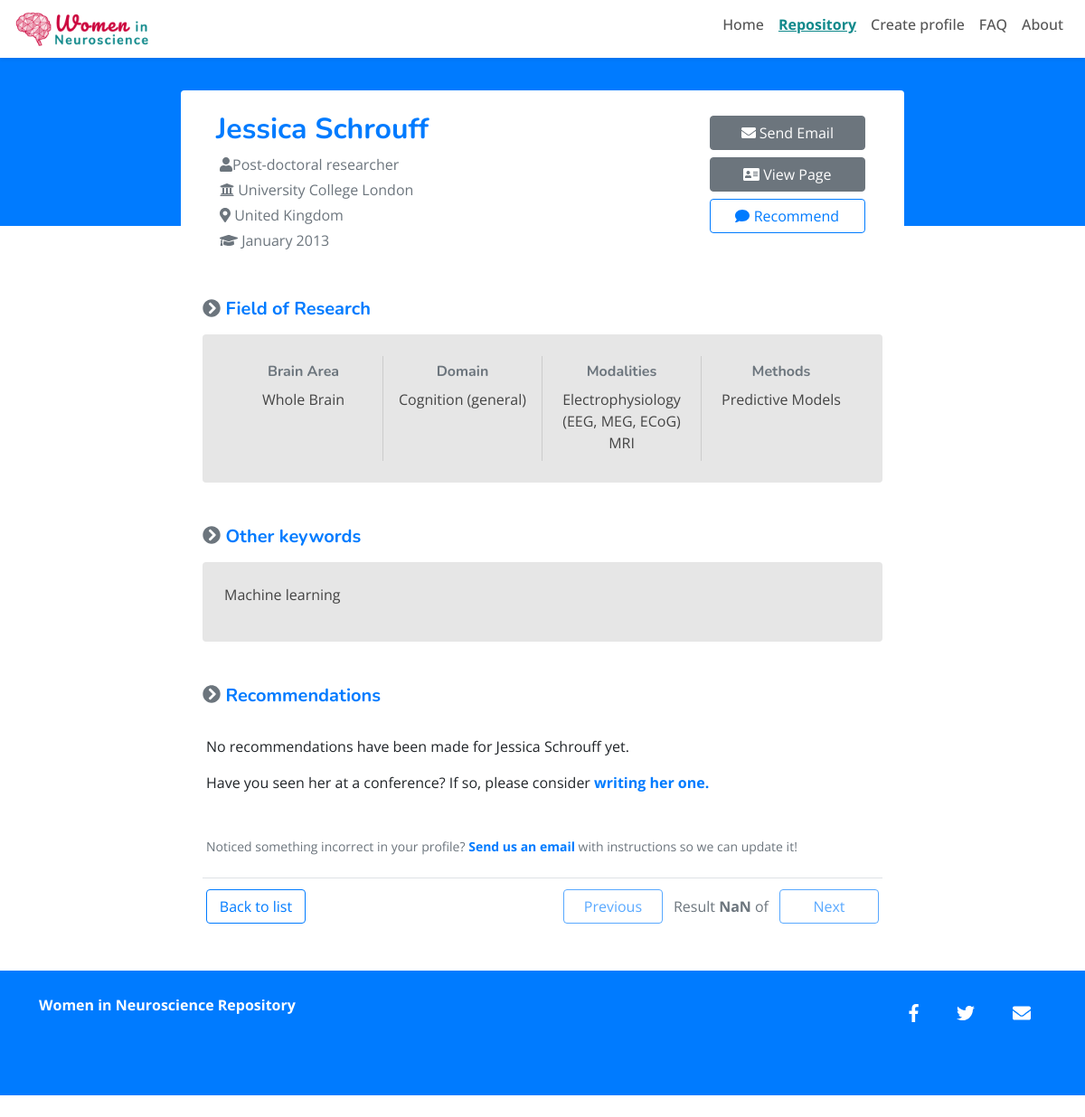
The page /list/10037/ on the database as committed earlier.
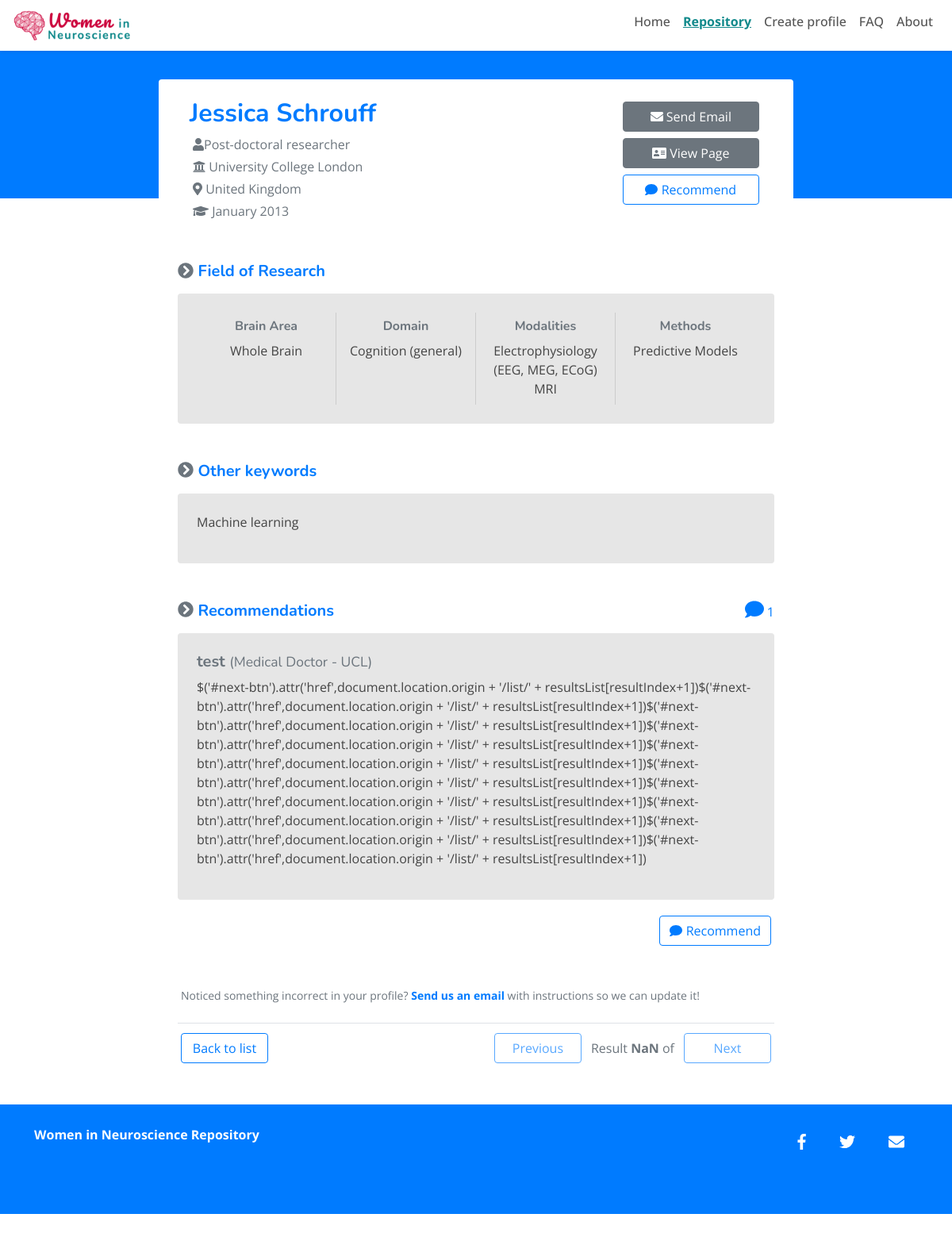
The same page on the database as committed later.
### profiles/models.py (models this page shows, shortened)
class Profile(models.Model):
    PHD = 'PhD student'
    MDR = 'Medical Doctor'
    PDR = 'Post-doctoral researcher'
    SRE = 'Senior researcher/ scientist'
    LEC = 'Lecturer'
    ATP = 'Assistant Professor'
    ACP = 'Associate Professor'
    PRF = 'Professor'
    DIR = 'Group leader/ Director/ Head of Department'
    POSITION_CHOICES = (
        (PHD, 'PhD student'),
        (MDR, 'Medical Doctor'),
        (PDR, 'Post-doctoral researcher'),
        (SRE, 'Senior researcher/ scientist'),
        (LEC, 'Lecturer'),
        (ATP, 'Assistant Professor'),
        (ACP, 'Associate Professor'),
        (PRF, 'Professor'),
        (DIR, 'Group leader/ Director/ Head of Department')
    )
    MONTHS_CHOICES = (
        ('01', 'January'),
        ('02', 'February'),
        ('03', 'March'),
        ('04', 'April'),
        ('05', 'May'),
        ('06', 'June'),
        ('07', 'July'),
        ('08', 'August'),
        ('09', 'September'),
        ('10', 'October'),
        ('11', 'November'),
        ('12', 'December')
    )
    STRUCTURE_CHOICES = (
        ('N', 'Neuron'),
        ('L', 'Layer'),
        ('C', 'Column'),
        ('R', 'Region'),
        ('W', 'Whole Brain')
    )
    MODALITIES_CHOICES = (
        ('EP', 'Electrophysiology (EEG, MEG, ECoG)'),
        ('MR', 'MRI'),
        ('PE', 'PET'),
        ('DT', 'DTI'),
        ('BH', 'Behavioural'),
        ('ET', 'Eye Tracking'),
        ('BS', 'Brain Stimulation'),
        ('GT', 'Genetics'),
        ('FN', 'fNIRS')
    )
    METHODS_CHOICES = (
        ('UV', 'Univariate'),
        ('MV', 'Multivariate'),
        ('PM', 'Predictive Models'),
        ('DC', 'DCM'),
        ('CT', 'Connectivity'),
        ('CM', 'Computational Modeling')
    )
    DOMAIN_CHOICES = (
        ('CG', 'Cognition (general)'),
        ('SL', 'Sleep'),
        ('CN', 'Consciousness'),
        ('MM', 'Memory'),
        ('SS', 'Sensory'),
        ('LG', 'Language'),
        ('EM', 'Emotion'),
        ('PN', 'Pain'),
        ('LE', 'Learning'),
        ('DV', 'Developmental'),
        ('CL', 'Clinical (general)'),
        ('DM', 'Dementia'),
        ('PK', 'Parkinson'),
        ('PS', 'Psychiatry'),
        ('AD', 'Addiction'),
        ('ON', 'Oncology'),
        ('DD', 'Degenerative diseases'),
    )
    name = models.CharField(max_length=100, blank=False)
    email = models.EmailField(blank=True)
    webpage = models.URLField(blank=True)
    institution = models.CharField(max_length=100, blank=False)
    country = models.ForeignKey(Country, on_delete=models.CASCADE)
    position = models.CharField(max_length=50, choices=POSITION_CHOICES, blank=True)
    grad_month = models.CharField(max_length=2, choices=MONTHS_CHOICES, blank=True)
    grad_year = models.CharField(max_length=4, blank=True)
    brain_structure = MultiSelectField(choices=STRUCTURE_CHOICES, blank=True)
    modalities = MultiSelectField(choices=MODALITIES_CHOICES, blank=True)
    methods = MultiSelectField(choices=METHODS_CHOICES, blank=True)
    domains = MultiSelectField(choices=DOMAIN_CHOICES, blank=True)
    keywords = models.CharField(max_length=250, blank=True)
    publish_date = models.DateTimeField(default=timezone.now)
    last_updated = models.DateTimeField(auto_now=True)
    def brain_structure_labels(self):
        return [dict(self.STRUCTURE_CHOICES).get(item, item) for item in self.brain_structure]
    def modalities_labels(self):
        return [dict(self.MODALITIES_CHOICES).get(item, item) for item in self.modalities]
    def methods_labels(self):
        return [dict(self.METHODS_CHOICES).get(item, item) for item in self.methods]
    def domains_labels(self):
        return [dict(self.DOMAIN_CHOICES).get(item, item) for item in self.domains]
    def grad_month_labels(self):
        return dict(self.MONTHS_CHOICES).get(self.grad_month)

class Country(models.Model):
    code = models.CharField(max_length=3, blank=False, unique=True)
    name = models.CharField(max_length=60, blank=False)
    is_under_represented = models.BooleanField(default=False)
    class Meta:
        verbose_name_plural = "countries"
    def __str__(self):
        return self.name

class Recommendation(models.Model):
    PHD = 'PhD student'
    MDR = 'Medical Doctor'
    PDR = 'Post-doctoral researcher'
    SRE = 'Senior researcher/ scientist'
    LEC = 'Lecturer'
    ATP = 'Assistant Professor'
    ACP = 'Associate Professor'
    PRF = 'Professor'
    DIR = 'Group leader/ Director/ Head of Department'
    POSITION_CHOICES = (
        (PHD, 'PhD student'),
        (MDR, 'Medical Doctor'),
        (PDR, 'Post-doctoral researcher'),
        (SRE, 'Senior researcher/ scientist'),
        (LEC, 'Lecturer'),
        (ATP, 'Assistant Professor'),
        (ACP, 'Associate Professor'),
        (PRF, 'Professor'),
        (DIR, 'Group leader/ Director/ Head of Department')
    )
    profile = models.ForeignKey(Profile, on_delete=models.CASCADE)
    reviewer_name = models.CharField(max_length=100, blank=False)
    reviewer_email = models.EmailField(blank=False)
    reviewer_position = models.CharField(max_length=50, choices=POSITION_CHOICES, blank=True)
    reviewer_institution = models.CharField(max_length=100, blank=False)
    seen_at_conf = models.BooleanField()
    comment = models.TextField(blank=False)
    publish_date = models.DateTimeField(auto_now_add=True)
    last_updated = models.DateTimeField(auto_now=True)

### profiles/views.py (the view)
# urls.py: path('list/<int:pk>/', views.ProfileDetail.as_view(), name='detail'),
class ProfileDetail(generic.DetailView):
    model = Profile

### profiles/templates/profiles/profile_detail.html (shortened to what this page needs)
{% extends "base.html" %}
{% load bootstrap4 %}
{% load static %}
 {% block css %}
	{{ block.super }}
	<link rel="stylesheet" type="text/css" href="{% static 'profiles/css/style.css' %}" />
{% endblock css %}
{% block nav-repository-classes %}active{% endblock nav-repository-classes %}
{% block content %}
<div class="container-fluid">
	<div class="row no-gutters">
		<div class="col-xs-6 col-sm-8 col-md-9 text-muted details-grey">
			<h2 class="text-primary font-weight-bold">{{ profile.name }}</h2>
			<p class="m-1"><span class="float-left"><i class="fas fa-user"></i></span> {{ profile.position }}</p>
			<p class="m-1"><i class="fas fa-university"></i> {{ profile.institution }}</p>
			<p class="m-1"><i class="fas fa-map-marker-alt"></i> {{ profile.country }}</p>
			{% if profile.grad_year %}<p class="m-1"><i class="fas fa-graduation-cap"></i> {{ profile.grad_month_labels }} {{ profile.grad_year }}</p>{% endif %}
		</div>
		<div class="col-xs-6 col-sm-4 col-md-3">
			<div class="d-flex flex-column">
				<a class="btn pill-btn text-white btn-secondary m-1{% if profile.email == "" %} disabled{% endif %}" href="mailto:{{ profile.email }}">
					<i class="fas fa-envelope"></i> Send Email</a>
				<a class="btn pill-btn text-white btn-secondary m-1{% if profile.webpage == "" %} disabled{% endif %}" href="{{ profile.webpage }}" target="_blank">
					<i class="fas fa-address-card"></i> View Page</a>
				<a class="btn pill-btn btn-outline-primary m-1" href="{% url 'profiles:recommend' profile.id %}">
					<i class="fas fa-comment"></i> Recommend</a>
			</div>
		</div>
	</div>
</div>
<div id="field-of-research">
	<h5 class="text-primary font-weight-bold mt-5">
		<span class="text-secondary"><i class="fas fa-chevron-circle-right"></i></span>
		Field of Research
	</h5>
	<div id="field-of-research-list" class="w-100 p-4 mt-3 d-flex flex-row grey-bg rounded">
		<div class="w-25 p-2 text-center">
			<h6 class="text-secondary font-weight-bold">Brain Area</h6>
			<ul class="list-group list-group-flush">
				{% for structure in profile.brain_structure_labels %}
				<li class="list-group-item grey-bg" style="border: none; padding: 0;">{{ structure }} </li>
				{% endfor %}
			</ul>
		</div>
		<div class="w-25 p-2 text-center">
			<h6 class="text-secondary font-weight-bold">Domain</h6>
			<ul class="list-group list-group-flush">
				{% for domain in profile.domains_labels %}
				<li class="list-group-item grey-bg" style="border: none; padding: 0;">{{ domain }} </li>
				{% endfor %}
			</ul>
		</div>
		<div class="w-25 p-2 text-center">
			<h6 class="text-secondary font-weight-bold">Modalities</h6>
			<ul class="list-group list-group-flush">
				{% for modality in profile.modalities_labels %}
				<li class="list-group-item grey-bg" style="border: none; padding: 0;">{{ modality }} </li>
				{% endfor %}
			</ul>
		</div>
		<div class="w-25 p-2 text-center">
			<h6 class="text-secondary font-weight-bold">Methods</h6>
			<ul class="list-group list-group-flush">
				{% for method in profile.methods_labels %}
				<li class="list-group-item grey-bg" style="border: none; padding: 0;">{{ method }} </li>
				{% endfor %}
			</ul>
		</div>
	</div>
</div>
{% if profile.keywords %}
<div id="keywords">
	<h5 class="text-primary font-weight-bold mt-5">
		<span class="text-secondary"><i class="fas fa-chevron-circle-right"></i></span>
		Other keywords
	</h5>
	<div class="grey-bg p-4 mt-3 rounded">
		<p>{{ profile.keywords }}</p>
	</div>
</div>
{% endif %}
<div id="recommendations">
	<h5 class="text-primary font-weight-bold mt-5">
		<span class="text-secondary"><i class="fas fa-chevron-circle-right"></i></span>
			Recommendations
	</h5>
	{% if profile.recommendation_set.all %}
	<span class="text-primary float-right" style="margin-top:-34px;"><i class="fas fa-comment num-rec"></i> {{ profile.recommendation_set.all|length }}</span>
		<ul id="profile-quotes" class="list-unstyled">
		{% for recommendation in profile.recommendation_set.all %}
			<li class="quote grey-bg p-4 mt-3 rounded">
				<h5 class="quote-reviewer text-secondary font-weight-bold">{{ recommendation.reviewer_name }}
				<small class="text-secondary">({{ recommendation.reviewer_position }} - {{ recommendation.reviewer_institution }})</small>
				</h5>
				<blockquote><p>{{ recommendation.comment }}</p></blockquote>
			</li>
		{% endfor %}
		</ul>
		<div class="d-flex justify-content-end"><a class="btn pill-btn btn-outline-primary m-1" href="{% url 'profiles:recommend' profile.id %}">
			<i class="fas fa-comment"></i> Recommend</a>
		</div>
	{% else %}
		<div class="m-1 pt-4">
		<p>No recommendations have been made for {{ profile.name }} yet.</p>
		<p>Have you seen her at a conference? If so, please consider
			<b><a href="{% url 'profiles:recommend' profile.id %}" target="_blank">writing her one.</a></b>
		</p>
		</div>
	{% endif %}
</div>
<div class = "mt-5">
<p class="m-1 text-muted small">Noticed something incorrect in your profile? <b><a href="mailto:admin@winrepo.org?subject=Winrepo - update profile {{ profile.id }} ({{ profile.name }})"> Send us an email</a></b> with instructions so we can update it!</p>
</div>
<div id="results-nav" class="border-top pt-2 mt-4 w-100 text-muted">
	<div class="float-left">
		<a class="btn btn-outline-primary pill-btn m-1" href="{% url 'profiles:index' %}">Back to list</a>
	</div>
	<div id="filtered-list-navigation" class="float-right">
		<ul class="nav justify-content-end">
			<li>
				<a id="previous-btn" class="btn btn-outline-primary pill-btn m-1 disabled" href="#">Previous</a>
			</li>
			<li><span id="page-number" class="m-1 ml-2 mr-2">Result <span id="current-result" class="text-secondary font-weight-bold">1</span> of </span></li>
			<li>
				<a id="next-btn" class="btn btn-outline-primary pill-btn m-1 disabled" href="#">Next</a>
			</li>
		</ul>
	</div>
</div>
{% endblock content %}

### templates/base.html (shortened to what this page needs)
{% load bootstrap4 %}
{% load static %}
<!DOCTYPE html>
<html lang="en">
<head>
	{% block css %}
		{% bootstrap_css %}
		<link rel="stylesheet" type="text/css" href="{% static 'css/global.css' %}" />
	{% endblock css %}
</head>
<body>
	<nav class="navbar fixed-top navbar-custom navbar-light shadow-sm navbar-expand-md">
		<a class="navbar-brand" href="{% url 'profiles:home' %}">
			<img src="{% static 'images/logo_fill_triangles_wb.png' %}" height="38px">
		</a>
		<div class="collapse navbar-collapse" id="navbarNavAltMarkup">
			<ul class="nav navbar-nav ml-auto">
				<li class="nav-item {% block nav-home-classes %}{% endblock nav-home-classes %}">
					<a class="nav-link h6" href="{% url 'profiles:home' %}">Home</a>
				</li>
				<li class="nav-item {% block nav-repository-classes %}{% endblock nav-repository-classes %}">
					<a class="nav-link h6" href="{% url 'profiles:index' %}">Repository</a>
				</li>
				<li class="nav-item {% block nav-create-classes %}{% endblock nav-create-classes %}">
					<a class="nav-link h6" href="{% url 'profiles:create' %}">Create profile</a>
				</li>
				<li class="nav-item {% block nav-faq-classes %}{% endblock nav-faq-classes %}">
					<a class="nav-link h6" href="{% url 'faq' %}">FAQ</a>
				</li>
				<li class="nav-item {% block nav-about-classes %}{% endblock nav-about-classes %}">
					<a class="nav-link h6" href="{% url 'about' %}">About</a>
				</li>
			</ul>
		</div>
	</nav>
	{% block page_container %}
	<div id="page-container" class="row no-gutters">
		<div id="content" class="bg-white rounded-top p-4 offset-md-1 col-md-10 offset-lg-2 col-lg-8">
			{% block content %}{% endblock content %}
		</div>
	</div>
	{% endblock page_container %}
	{% block footer %}
	<footer class="page-footer font-small bg-primary text-white p-4 mt-4">
		<div class="d-flex flex-wrap justify-content-center">
			<div class="col-12 col-md-4 text-md-left text-sm-center" style="vertical-align:middle;line-height:1.5rem">
				<span class="font-weight-bold mx-1 align-middle">Women in Neuroscience Repository</soan>
			</div>
			<div class="col-12 col-md-4 text-center">
			</div>
			<div class="col-12 col-md-4 text-md-right text-sm-center">
				<a class="btn btn-lg mx-1" href="https://www.facebook.com/groups/1625186694223753/">
					<i class="fab fa-facebook-f"></i>
				<a class="btn btn-lg mx-1" href="https://twitter.com/search?q=%23WomenInNeuroscienceRepo&src=typd">
					<i class="fab fa-twitter"></i>
				<a class="btn btn-lg mx-1" href="mailto:admin@winrepo.org">
					<i class="fas fa-envelope"></i>
			</div>
		</div>
	</footer>
	{% endblock footer %}
</body>
</html>

### static/css/global.css (style rules this page uses)
body { font-family:'Open Sans', 'Lato', sans-serif; }
h1, h2, h3, h4, h5, h6 { font-family:'Nunito', 'Lato', sans-serif; }
.navbar-custom { background-color: white; }
.navbar-custom .navbar-brand, .navbar-custom .navbar-text { color: #555; }
.navbar-custom .navbar-nav .nav-link { color: #555; }
.navbar-custom .nav-item.active .nav-link { color: #10898B; text-decoration: underline; font-weight: bold; }
.page-footer a { color: #fff; }
.grey-bg { background-color: #e6e6e6; color: #444; }

### profiles/static/profiles/css/style.css (style rules this page uses)
.num-rec { font-size: 24px; }
#results-nav a.pill-btn { width: 110px; }
#page-number { line-height: 2.9em; }
#field-of-research-list>div { border-right: 1px solid #ccc; }
#field-of-research-list>div:last-child { border-right: none; }

Rows that differ between the two databases and show on the page:
shown differently, row unchanged: Profile "Jessica Schrouff": recommendation_set.all|length (not shown) → "1"; name "Jessica Schrouff" → (not shown)
added Recommendation: reviewer_name "test", reviewer_position "Medical Doctor", reviewer_institution "UCL", comment "$('#next-btn').attr('href',document.location.origin + '/list/' + resultsList[resultIndex+1])$('#next-btn').attr('href',document.location.origin + '/list/' + resultsList[resultIndex+1])$('#next-btn').attr('href',document.location.origin + '/list/' + resultsList[resultIndex+1])$('#next-btn').attr('href',document.location.origin + '/list/' + resultsList[resultIndex+1])$('#next-btn').attr('href',document.location.origin + '/list/' + resultsList[resultIndex+1])$('#next-btn').attr('href',document.location.origin + '/list/' + resultsList[resultIndex+1])$('#next-btn').attr('href',document.location.origin + '/list/' + resultsList[resultIndex+1])$('#next-btn').attr('href',document.location.origin +…"
Other text that changed with them:
text no longer shown: "No recommendations have been made for yet. Have you seen her at a conference? If so, please consider writing her one."
text now shown: "Recommend"
